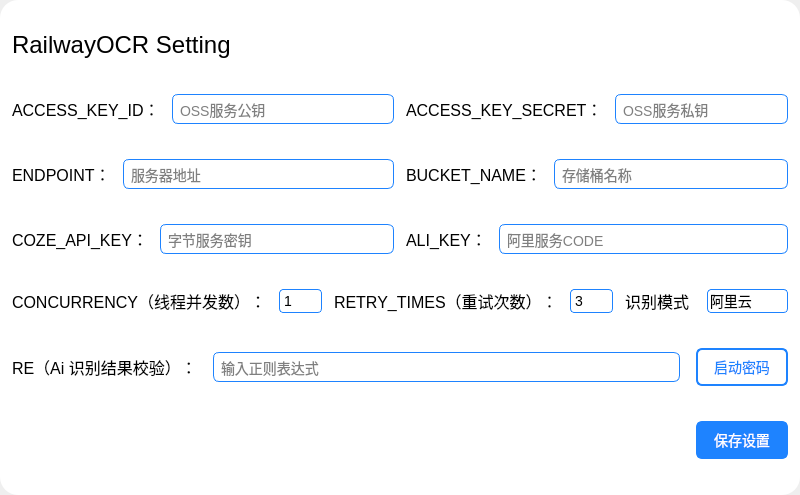
<?xml version="1.0" encoding="UTF-8"?>
<ui version="4.0">
 <class>SettingWindow</class>
 <widget class="QMainWindow" name="SettingWindow">
  <property name="geometry">
   <rect>
    <x>0</x>
    <y>0</y>
    <width>800</width>
    <height>495</height>
   </rect>
  </property>
  <property name="windowTitle">
   <string>MainWindow</string>
  </property>
  <widget class="QWidget" name="centralwidget">
   <layout class="QVBoxLayout" name="verticalLayout">
    <property name="spacing">
     <number>0</number>
    </property>
    <property name="leftMargin">
     <number>0</number>
    </property>
    <property name="topMargin">
     <number>0</number>
    </property>
    <property name="rightMargin">
     <number>0</number>
    </property>
    <property name="bottomMargin">
     <number>0</number>
    </property>
    <item>
     <widget class="QFrame" name="main_frame">
      <property name="styleSheet">
       <string notr="true">QFrame{
background-color: rgb(255, 255, 255);
border:0px solid red;
border-radius:18px
}</string>
      </property>
      <property name="frameShape">
       <enum>QFrame::StyledPanel</enum>
      </property>
      <property name="frameShadow">
       <enum>QFrame::Raised</enum>
      </property>
      <layout class="QHBoxLayout" name="horizontalLayout_18" stretch="0">
       <property name="spacing">
        <number>12</number>
       </property>
       <property name="leftMargin">
        <number>0</number>
       </property>
       <property name="topMargin">
        <number>0</number>
       </property>
       <property name="rightMargin">
        <number>0</number>
       </property>
       <property name="bottomMargin">
        <number>0</number>
       </property>
       <item>
        <layout class="QVBoxLayout" name="verticalLayout_2">
         <property name="spacing">
          <number>16</number>
         </property>
         <property name="leftMargin">
          <number>12</number>
         </property>
         <property name="topMargin">
          <number>12</number>
         </property>
         <property name="rightMargin">
          <number>12</number>
         </property>
         <property name="bottomMargin">
          <number>12</number>
         </property>
         <item>
          <layout class="QHBoxLayout" name="horizontalLayout">
           <item>
            <widget class="QLabel" name="label">
             <property name="font">
              <font>
               <pointsize>18</pointsize>
              </font>
             </property>
             <property name="text">
              <string>RailwayOCR Setting</string>
             </property>
            </widget>
           </item>
           <item>
            <widget class="QToolButton" name="toolButton_close">
             <property name="styleSheet">
              <string notr="true">QToolButton {
    background: transparent;
    border: none;
    padding: 0;
    spacing: 4px;
    color: #333333;
}

QToolButton:hover {
    background-color: rgb(255, 255, 255);
    border-radius: 9px;
}

QToolButton:pressed {
    background-color: rgba(150, 150, 150, 80);
}

QToolButton:disabled {
    color: #999999;
    opacity: 0.7;
}

QToolButton::menu-indicator {
    image: none;
    subcontrol-position: right center;
    subcontrol-origin: padding;
    width: 8px;
    height: 8px;
}</string>
             </property>
             <property name="text">
              <string/>
             </property>
             <property name="icon">
              <iconset>
               <normaloff>resources/img/窗口控制/窗口控制-关闭.svg</normaloff>resources/img/窗口控制/窗口控制-关闭.svg</iconset>
             </property>
             <property name="iconSize">
              <size>
               <width>24</width>
               <height>24</height>
              </size>
             </property>
            </widget>
           </item>
          </layout>
         </item>
         <item>
          <layout class="QHBoxLayout" name="horizontalLayout_2">
           <property name="spacing">
            <number>12</number>
           </property>
           <item>
            <layout class="QHBoxLayout" name="horizontalLayout_9">
             <property name="rightMargin">
              <number>0</number>
             </property>
             <item>
              <widget class="QLabel" name="label_2">
               <property name="font">
                <font>
                 <pointsize>12</pointsize>
                </font>
               </property>
               <property name="text">
                <string>ACCESS_KEY_ID：</string>
               </property>
              </widget>
             </item>
             <item>
              <widget class="QLineEdit" name="lineEdit_ACCESS_KEY_ID">
               <property name="font">
                <font>
                 <pointsize>-1</pointsize>
                </font>
               </property>
               <property name="styleSheet">
                <string notr="true">QLineEdit {
    border: 1px solid rgb(30, 131, 255);
    border-radius: 6px;
    padding: 5px;
    background-color: white;
    color: black;
    font-size: 14px;
}

QLineEdit:hover {
    border: 2px solid rgb(30, 131, 255);
    padding: 4px;
}

QLineEdit:focus {
    border: 2px solid rgb(30, 131, 255);
    padding: 4px;
    background-color: #f8faff;
}

QLineEdit:disabled {
    border: 1px solid #cccccc;
    background-color: #f0f0f0;
    color: #999999;
}</string>
               </property>
               <property name="placeholderText">
                <string>OSS服务公钥</string>
               </property>
              </widget>
             </item>
            </layout>
           </item>
           <item>
            <layout class="QHBoxLayout" name="horizontalLayout_3">
             <item>
              <widget class="QLabel" name="label_3">
               <property name="font">
                <font>
                 <pointsize>12</pointsize>
                </font>
               </property>
               <property name="text">
                <string>ACCESS_KEY_SECRET：</string>
               </property>
              </widget>
             </item>
             <item>
              <widget class="QLineEdit" name="lineEdit_ACCESS_KEY_SECRET">
               <property name="font">
                <font>
                 <pointsize>-1</pointsize>
                </font>
               </property>
               <property name="styleSheet">
                <string notr="true">QLineEdit {
    border: 1px solid rgb(30, 131, 255);
    border-radius: 6px;
    padding: 5px;
    background-color: white;
    color: black;
    font-size: 14px;
}

QLineEdit:hover {
    border: 2px solid rgb(30, 131, 255);
    padding: 4px;
}

QLineEdit:focus {
    border: 2px solid rgb(30, 131, 255);
    padding: 4px;
    background-color: #f8faff;
}

QLineEdit:disabled {
    border: 1px solid #cccccc;
    background-color: #f0f0f0;
    color: #999999;
}</string>
               </property>
               <property name="placeholderText">
                <string>OSS服务私钥</string>
               </property>
              </widget>
             </item>
            </layout>
           </item>
          </layout>
         </item>
         <item>
          <layout class="QHBoxLayout" name="horizontalLayout_4">
           <property name="spacing">
            <number>12</number>
           </property>
           <item>
            <layout class="QHBoxLayout" name="horizontalLayout_10">
             <property name="rightMargin">
              <number>0</number>
             </property>
             <item>
              <widget class="QLabel" name="label_4">
               <property name="font">
                <font>
                 <pointsize>12</pointsize>
                </font>
               </property>
               <property name="text">
                <string>ENDPOINT：</string>
               </property>
              </widget>
             </item>
             <item>
              <widget class="QLineEdit" name="lineEdit_ENDPOINT">
               <property name="font">
                <font>
                 <pointsize>-1</pointsize>
                </font>
               </property>
               <property name="styleSheet">
                <string notr="true">QLineEdit {
    border: 1px solid rgb(30, 131, 255);
    border-radius: 6px;
    padding: 5px;
    background-color: white;
    color: black;
    font-size: 14px;
}

QLineEdit:hover {
    border: 2px solid rgb(30, 131, 255);
    padding: 4px;
}

QLineEdit:focus {
    border: 2px solid rgb(30, 131, 255);
    padding: 4px;
    background-color: #f8faff;
}

QLineEdit:disabled {
    border: 1px solid #cccccc;
    background-color: #f0f0f0;
    color: #999999;
}</string>
               </property>
               <property name="placeholderText">
                <string>服务器地址</string>
               </property>
              </widget>
             </item>
            </layout>
           </item>
           <item>
            <layout class="QHBoxLayout" name="horizontalLayout_5">
             <item>
              <widget class="QLabel" name="label_5">
               <property name="font">
                <font>
                 <pointsize>12</pointsize>
                </font>
               </property>
               <property name="text">
                <string>BUCKET_NAME：</string>
               </property>
              </widget>
             </item>
             <item>
              <widget class="QLineEdit" name="lineEdit_BUCKET_NAME">
               <property name="font">
                <font>
                 <pointsize>-1</pointsize>
                </font>
               </property>
               <property name="styleSheet">
                <string notr="true">QLineEdit {
    border: 1px solid rgb(30, 131, 255);
    border-radius: 6px;
    padding: 5px;
    background-color: white;
    color: black;
    font-size: 14px;
}

QLineEdit:hover {
    border: 2px solid rgb(30, 131, 255);
    padding: 4px;
}

QLineEdit:focus {
    border: 2px solid rgb(30, 131, 255);
    padding: 4px;
    background-color: #f8faff;
}

QLineEdit:disabled {
    border: 1px solid #cccccc;
    background-color: #f0f0f0;
    color: #999999;
}</string>
               </property>
               <property name="placeholderText">
                <string>存储桶名称</string>
               </property>
              </widget>
             </item>
            </layout>
           </item>
          </layout>
         </item>
         <item>
          <layout class="QHBoxLayout" name="horizontalLayout_11">
           <property name="spacing">
            <number>12</number>
           </property>
           <item>
            <layout class="QHBoxLayout" name="horizontalLayout_12">
             <item>
              <widget class="QLabel" name="label_9">
               <property name="font">
                <font>
                 <pointsize>12</pointsize>
                </font>
               </property>
               <property name="text">
                <string>COZE_API_KEY：</string>
               </property>
              </widget>
             </item>
             <item>
              <widget class="QLineEdit" name="lineEdit_COZE_API_KEY">
               <property name="font">
                <font>
                 <pointsize>-1</pointsize>
                </font>
               </property>
               <property name="styleSheet">
                <string notr="true">QLineEdit {
    border: 1px solid rgb(30, 131, 255);
    border-radius: 6px;
    padding: 5px;
    background-color: white;
    color: black;
    font-size: 14px;
}

QLineEdit:hover {
    border: 2px solid rgb(30, 131, 255);
    padding: 4px;
}

QLineEdit:focus {
    border: 2px solid rgb(30, 131, 255);
    padding: 4px;
    background-color: #f8faff;
}

QLineEdit:disabled {
    border: 1px solid #cccccc;
    background-color: #f0f0f0;
    color: #999999;
}</string>
               </property>
               <property name="placeholderText">
                <string>字节服务密钥</string>
               </property>
              </widget>
             </item>
            </layout>
           </item>
           <item>
            <layout class="QHBoxLayout" name="horizontalLayout_13">
             <item>
              <widget class="QLabel" name="label_10">
               <property name="font">
                <font>
                 <pointsize>12</pointsize>
                </font>
               </property>
               <property name="text">
                <string>ALI_KEY：</string>
               </property>
              </widget>
             </item>
             <item>
              <widget class="QLineEdit" name="lineEdit_ALI_CODE">
               <property name="font">
                <font>
                 <pointsize>-1</pointsize>
                </font>
               </property>
               <property name="styleSheet">
                <string notr="true">QLineEdit {
    border: 1px solid rgb(30, 131, 255);
    border-radius: 6px;
    padding: 5px;
    background-color: white;
    color: black;
    font-size: 14px;
}

QLineEdit:hover {
    border: 2px solid rgb(30, 131, 255);
    padding: 4px;
}

QLineEdit:focus {
    border: 2px solid rgb(30, 131, 255);
    padding: 4px;
    background-color: #f8faff;
}

QLineEdit:disabled {
    border: 1px solid #cccccc;
    background-color: #f0f0f0;
    color: #999999;
}</string>
               </property>
               <property name="placeholderText">
                <string>阿里服务CODE</string>
               </property>
              </widget>
             </item>
            </layout>
           </item>
          </layout>
         </item>
         <item>
          <layout class="QHBoxLayout" name="horizontalLayout_6">
           <property name="spacing">
            <number>12</number>
           </property>
           <property name="rightMargin">
            <number>0</number>
           </property>
           <item>
            <layout class="QHBoxLayout" name="horizontalLayout_7">
             <item>
              <widget class="QLabel" name="label_7">
               <property name="font">
                <font>
                 <pointsize>12</pointsize>
                </font>
               </property>
               <property name="text">
                <string>CONCURRENCY（线程并发数）：</string>
               </property>
              </widget>
             </item>
             <item>
              <widget class="QSpinBox" name="spinBox_CONCURRENCY">
               <property name="font">
                <font>
                 <pointsize>-1</pointsize>
                </font>
               </property>
               <property name="styleSheet">
                <string notr="true">QSpinBox {
    border: 1px solid rgb(30, 131, 255);
    border-radius: 4px;
    padding: 2px;
    background-color: white;
    color: black;
    font-size: 14px;
}

QSpinBox:hover {
    border: 2px solid rgb(30, 131, 255);
    padding: 1px;
}

QSpinBox:focus {
    border: 2px solid rgb(30, 131, 255);
    padding: 1px;
    background-color: #f8faff;
}

QSpinBox:disabled {
    border: 1px solid #cccccc;
    background-color: #f0f0f0;
    color: #999999;
}

QSpinBox::up-button, QSpinBox::down-button {
    subcontrol-origin: border;
    subcontrol-position: top right;
    width: 16px;
    height: 8px;
    background-color: transparent;
}

QSpinBox::up-button:hover, QSpinBox::down-button:hover {
    background-color: rgba(30, 131, 255, 0.1);
}

QSpinBox::up-button:pressed, QSpinBox::down-button:pressed {
    background-color: rgba(30, 131, 255, 0.2);
}

QSpinBox:disabled::up-button, QSpinBox:disabled::down-button {
    background-color: transparent;
}</string>
               </property>
               <property name="minimum">
                <number>1</number>
               </property>
               <property name="maximum">
                <number>32</number>
               </property>
              </widget>
             </item>
            </layout>
           </item>
           <item>
            <layout class="QHBoxLayout" name="horizontalLayout_14">
             <property name="rightMargin">
              <number>0</number>
             </property>
             <item>
              <widget class="QLabel" name="label_6">
               <property name="font">
                <font>
                 <pointsize>12</pointsize>
                </font>
               </property>
               <property name="text">
                <string>RETRY_TIMES（重试次数）：</string>
               </property>
              </widget>
             </item>
             <item>
              <widget class="QSpinBox" name="spinBox_RETRY_TIMES">
               <property name="font">
                <font>
                 <pointsize>-1</pointsize>
                </font>
               </property>
               <property name="styleSheet">
                <string notr="true">QSpinBox {
    border: 1px solid rgb(30, 131, 255);
    border-radius: 4px;
    padding: 2px;
    background-color: white;
    color: black;
    font-size: 14px;
}

QSpinBox:hover {
    border: 2px solid rgb(30, 131, 255);
    padding: 1px;
}

QSpinBox:focus {
    border: 2px solid rgb(30, 131, 255);
    padding: 1px;
    background-color: #f8faff;
}

QSpinBox:disabled {
    border: 1px solid #cccccc;
    background-color: #f0f0f0;
    color: #999999;
}

QSpinBox::up-button, QSpinBox::down-button {
    subcontrol-origin: border;
    subcontrol-position: top right;
    width: 16px;
    height: 8px;
    background-color: transparent;
}

QSpinBox::up-button:hover, QSpinBox::down-button:hover {
    background-color: rgba(30, 131, 255, 0.1);
}

QSpinBox::up-button:pressed, QSpinBox::down-button:pressed {
    background-color: rgba(30, 131, 255, 0.2);
}

QSpinBox:disabled::up-button, QSpinBox:disabled::down-button {
    background-color: transparent;
}</string>
               </property>
               <property name="minimum">
                <number>3</number>
               </property>
               <property name="maximum">
                <number>30</number>
               </property>
               <property name="singleStep">
                <number>1</number>
               </property>
               <property name="value">
                <number>3</number>
               </property>
              </widget>
             </item>
            </layout>
           </item>
           <item>
            <layout class="QHBoxLayout" name="horizontalLayout_16">
             <property name="spacing">
              <number>0</number>
             </property>
             <property name="rightMargin">
              <number>0</number>
             </property>
             <item>
              <widget class="QLabel" name="label_11">
               <property name="font">
                <font>
                 <pointsize>12</pointsize>
                </font>
               </property>
               <property name="text">
                <string>识别模式</string>
               </property>
              </widget>
             </item>
             <item>
              <widget class="QComboBox" name="comboBox_mode">
               <property name="styleSheet">
                <string notr="true">QComboBox {
    border: 1px solid rgb(30, 131, 255);
    border-radius: 4px;
    padding: 2px;
    background-color: white;
    color: black;
    font-size: 14px;
}

QComboBox:hover {
    border: 2px solid rgb(30, 131, 255);
    padding: 1px;
}

QComboBox:focus {
    border: 2px solid rgb(30, 131, 255);
    padding: 1px;
    background-color: #f8faff;
}

QComboBox:disabled {
    border: 1px solid #cccccc;
    background-color: #f0f0f0;
    color: #999999;
}

/* 下拉按钮样式 */
QComboBox::drop-down {
    subcontrol-origin: border;
    subcontrol-position: top right;
    width: 16px;
    height: 100%;
    background-color: transparent;
}

/* 下拉箭头样式 */
QComboBox::down-arrow {
    image: url(:/icons/down_arrow.png); /* 可替换为实际箭头图标 */
    width: 8px;
    height: 8px;
}

QComboBox::drop-down:hover {
    background-color: rgba(30, 131, 255, 0.1);
}

QComboBox::drop-down:pressed {
    background-color: rgba(30, 131, 255, 0.2);
}

QComboBox:disabled::drop-down {
    background-color: transparent;
}

/* 下拉列表样式 */
QComboBox QAbstractItemView {
    border: 1px solid rgb(30, 131, 255);
    border-radius: 4px;
    background-color: white;
    selection-background-color: rgba(30, 131, 255, 0.2);
    selection-color: black;
}</string>
               </property>
               <item>
                <property name="text">
                 <string>阿里云</string>
                </property>
               </item>
               <item>
                <property name="text">
                 <string>仅本地</string>
                </property>
               </item>
               <item>
                <property name="text">
                 <string>抖音云</string>
                </property>
               </item>
              </widget>
             </item>
            </layout>
           </item>
          </layout>
         </item>
         <item>
          <layout class="QHBoxLayout" name="horizontalLayout_8">
           <item>
            <widget class="QLabel" name="label_8">
             <property name="font">
              <font>
               <pointsize>12</pointsize>
              </font>
             </property>
             <property name="text">
              <string>RE（Ai 识别结果校验）：</string>
             </property>
            </widget>
           </item>
           <item>
            <widget class="QLineEdit" name="lineEdit_RE">
             <property name="font">
              <font>
               <pointsize>-1</pointsize>
              </font>
             </property>
             <property name="styleSheet">
              <string notr="true">QLineEdit {
    border: 1px solid rgb(30, 131, 255);
    border-radius: 6px;
    padding: 5px;
    background-color: white;
    color: black;
    font-size: 14px;
}

QLineEdit:hover {
    border: 2px solid rgb(30, 131, 255);
    padding: 4px;
}

QLineEdit:focus {
    border: 2px solid rgb(30, 131, 255);
    padding: 4px;
    background-color: #f8faff;
}

QLineEdit:disabled {
    border: 1px solid #cccccc;
    background-color: #f0f0f0;
    color: #999999;
}</string>
             </property>
             <property name="placeholderText">
              <string>输入正则表达式</string>
             </property>
            </widget>
           </item>
           <item>
            <widget class="QPushButton" name="pushButton_Password">
             <property name="styleSheet">
              <string notr="true">QPushButton {
    border: 2px solid rgb(30, 131, 255);
    border-radius: 6px;
    padding: 6px 16px;
    background-color: white;
    color: rgb(30, 131, 255);
    font-size: 14px;
}

QPushButton:hover {
    background-color: rgba(30, 131, 255, 0.1);
    border: 2px solid rgb(30, 131, 255);
}

QPushButton:pressed {
    background-color: rgba(30, 131, 255, 0.3);
    border: 2px solid rgb(30, 131, 255);
}

QPushButton:disabled {
    border: 2px solid #cccccc;
    background-color: #f0f0f0;
    color: #999999;
}</string>
             </property>
             <property name="text">
              <string>启动密码</string>
             </property>
            </widget>
           </item>
          </layout>
         </item>
         <item>
          <layout class="QVBoxLayout" name="verticalLayout_3"/>
         </item>
         <item>
          <layout class="QHBoxLayout" name="horizontalLayout_15">
           <item>
            <spacer name="horizontalSpacer">
             <property name="orientation">
              <enum>Qt::Horizontal</enum>
             </property>
             <property name="sizeHint" stdset="0">
              <size>
               <width>40</width>
               <height>20</height>
              </size>
             </property>
            </spacer>
           </item>
           <item>
            <widget class="QPushButton" name="pushButton_save">
             <property name="styleSheet">
              <string notr="true">QPushButton {
    border: 2px solid rgb(30, 131, 255);
    border-radius: 6px;
    padding: 6px 16px;
    background-color: rgb(30, 131, 255);
    color: white;
    font-size: 14px;
}

QPushButton:hover {
    background-color: rgb(30, 131, 255);
    border-color: rgb(30, 131, 255);
}

QPushButton:pressed {
    background-color: rgb(20, 107, 214);
    border-color: rgb(20, 107, 214);
}

QPushButton:disabled {
    border-color: #cccccc;
    background-color: #f0f0f0;
    color: #999999;
}</string>
             </property>
             <property name="text">
              <string>保存设置</string>
             </property>
            </widget>
           </item>
          </layout>
         </item>
        </layout>
       </item>
      </layout>
     </widget>
    </item>
   </layout>
  </widget>
 </widget>
 <resources/>
 <connections/>
</ui>
